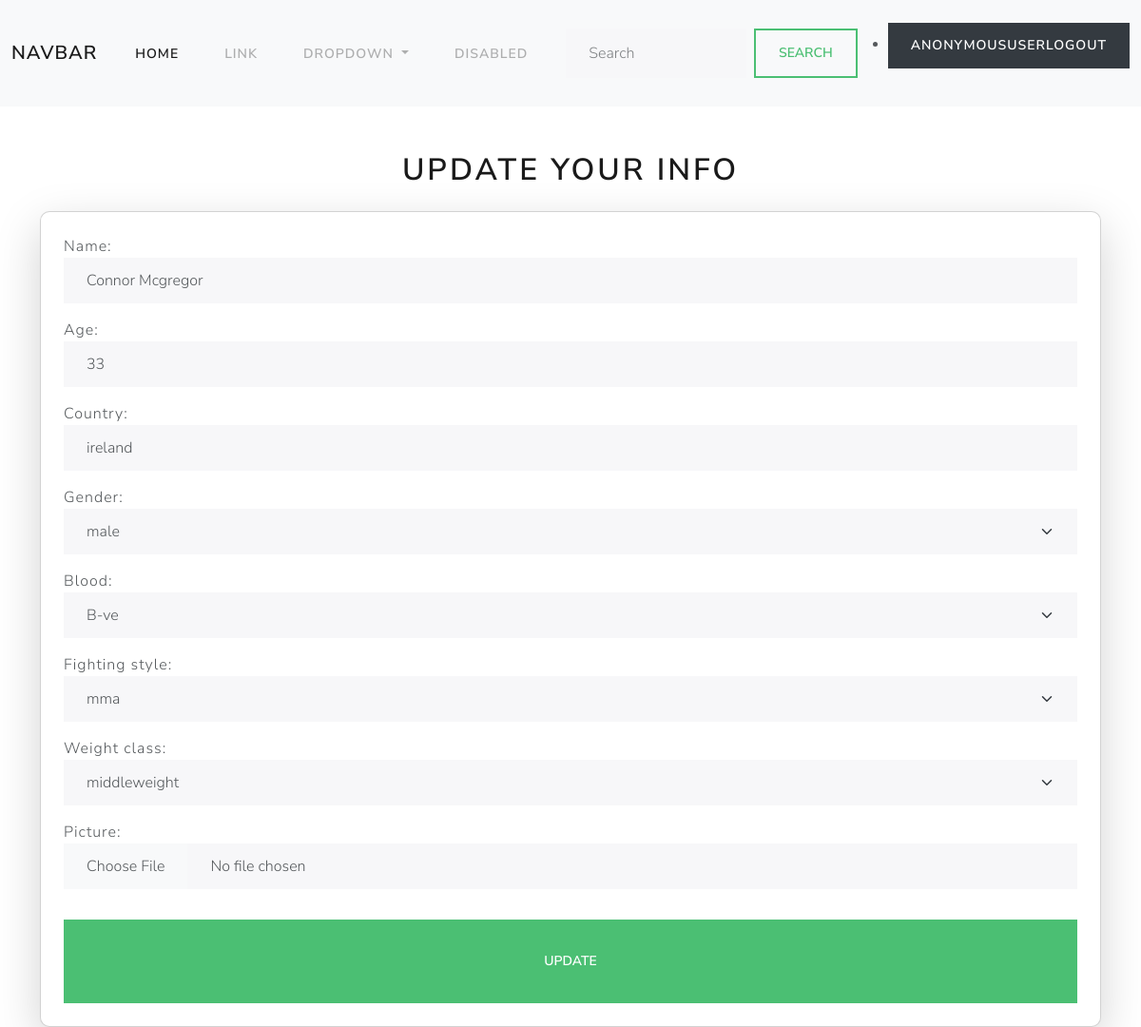
Page /fighter/41/update/ on the committed database.
### details/models.py (models this page shows, shortened)
class Fighters(models.Model):
    name = models.CharField(max_length=30)
    age = models.CharField(max_length=30)
    country = models.CharField(max_length=30)
    gender_type = (
        ("male","male"),
        ("female","female")
    )
    gender = models.CharField(max_length=30,choices=gender_type)
    blood_type = (
        ("A+ve", "A+ve"),
        ("A-ve", "A-ve"),
        ("B+ve", "B+ve"),
        ("B-ve", "B-ve"),
        ("O+ve", "O+ve"),
        ("O-ve", "O-ve"),
        ("AB+ve", "AB+ve"),
        ("AB-ve", "AB-ve"),
    )
    blood = models.CharField(max_length=30, choices=blood_type)
    fighting_options = (
        ("sambo", "sambo"),
        ("brazilian jiu jitsu", "brazilian jiu jitsu"),
        ("muay thai", "muay thai"),
        ("taekwondo", "taekwondo"),
        ("boxing", "boxing"),
        ("mma", "mma"),
    )
    fighting_style = models.CharField(max_length=30, choices=fighting_options)
    weight_options = (
        ("featherweight", "featherweight"),
        ("bantamweight", "bantamweight"),
        ("lightweight", "lightweight"),
        ("heavyweight", "heavyweight"),
        ("flyweight", "flyweight"),
        ('middleweight','middleweight')
    )
    weight_class = models.CharField(max_length=30, choices=weight_options)
    picture = models.ImageField(upload_to="fighters_images",null=True,blank=True)

### details/views.py (the view, shortened to what this page needs)
# urls.py: path('fighter/<int:id>/update/', views.FightersUpdateView.as_view(), name='fighter-update'),
class FightersUpdateView(View):
    template_name = "fighters_edit.html"
    form_class = FightersForm
    def get(self, request, *args, **kwargs):
        fighter_id = kwargs.get("id")
        fighter = get_object_or_404(Fighters, id=fighter_id)
        form_instance = self.form_class(instance=fighter)
        return render(request, self.template_name, {'form': form_instance})

### details/forms.py
class FightersForm(forms.ModelForm):
    class Meta:
        model = Fighters
        fields = "__all__"
        widgets = {
            "name": forms.TextInput(attrs={"class": "form-control"}),
            "age": forms.NumberInput(attrs={"class": "form-control"}),
            "country": forms.TextInput(attrs={"class": "form-control"}),
            "gender": forms.Select(attrs={"class": "form-control form-select"}),
            "blood": forms.Select(attrs={"class": "form-control form-select"}),
            "fighting_style": forms.Select(attrs={"class": "form-control form-select"}),
            "weight_class": forms.Select(attrs={"class": "form-control form-select"}),
            "picture": forms.FileInput(attrs={"class": "form-control"}),
        }

### details/templates/fighters_edit.html (shortened to what this page needs)
{% extends 'base.html' %}
{% block main_block %}
<div class="container mt-5">
    <h1 class="text-center text-primary mb-4">Update Your Info</h1>
    <div class="card p-4 shadow-lg" style="border-radius: 10px;">
        <form method="POST" action="">
            {{ form.as_p }}
            <button type="submit" class="btn btn-success btn-lg w-100 mt-3">
                Update
            </button>
        </form>
    </div>
</div>
{% endblock %}

### rows in the picture
Fighters: name "Connor Mcgregor", age "33", country "ireland", gender "male", blood "B-ve", fighting_style "mma", weight_class "middleweight"

### other values in the picture
{{ request.user }} "ANONYMOUSUSER"
